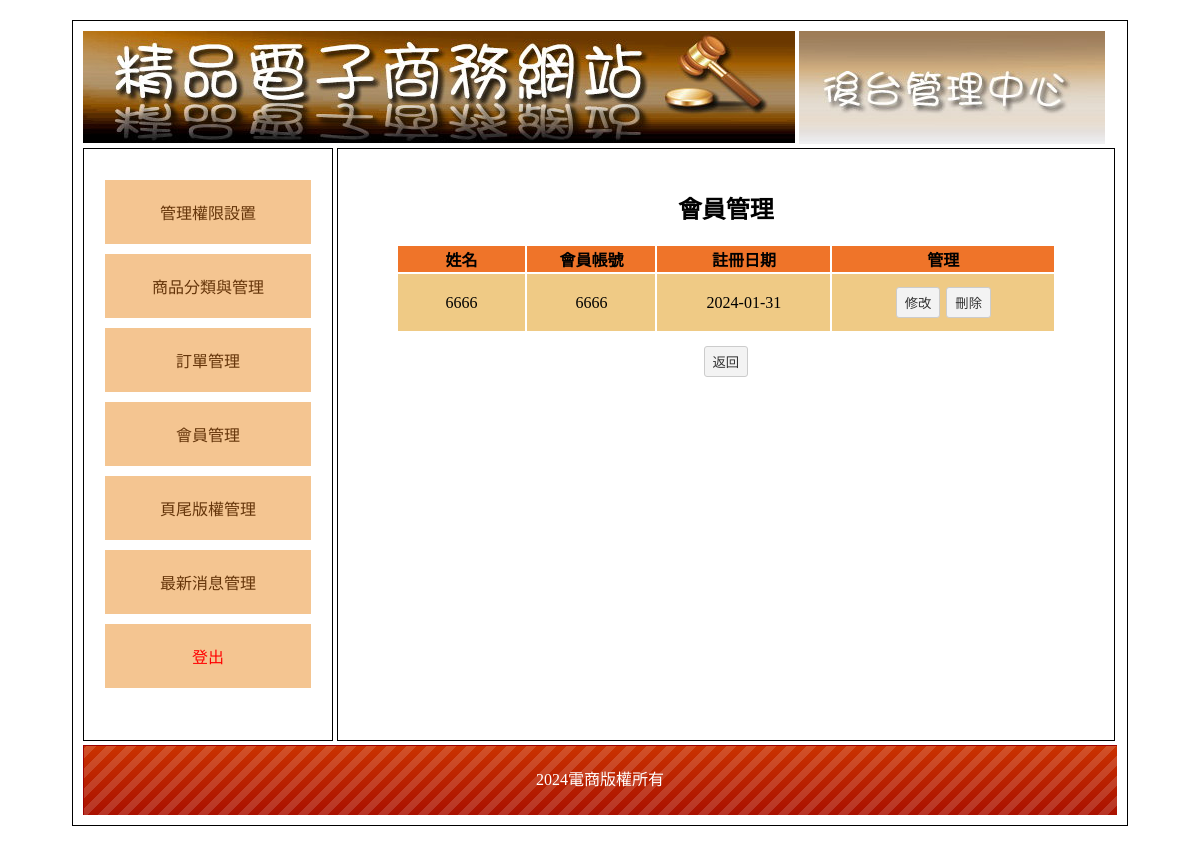
The page /back.php?do=mem on the database its author committed.
### tables this page shows
CREATE TABLE `mem` (
  `id` int(10) UNSIGNED NOT NULL,
  `name` text NOT NULL,
  `acc` text NOT NULL,
  `pw` text NOT NULL,
  `tel` text NOT NULL,
  `addr` text NOT NULL,
  `email` text NOT NULL,
  `regdate` date NOT NULL
);

CREATE TABLE `bottom` (
  `id` int(10) UNSIGNED NOT NULL,
  `bottom` text NOT NULL
);

### api/db.php (called while the page is built, shortened)
<?php
class DB{
    protected $dsn = "mysql:host=localhost;charset=utf8;dbname=bquiz04";
    protected $pdo;
    protected $table;
    public function __construct($table)
    {
        $this->table=$table;
        $this->pdo=new PDO($this->dsn,'root','');
    }
    function all( $where = '', $other = '')
    {
        $sql = "select * from `$this->table` ";
        $sql =$this->sql_all($sql,$where,$other);
        return  $this->pdo->query($sql)->fetchAll(PDO::FETCH_ASSOC);
    }
    function find($id)
    {
        $sql = "select * from `$this->table` ";
        if (is_array($id)) {
            $tmp = $this->a2s($id);
            $sql .= " where " . join(" && ", $tmp);
        } else if (is_numeric($id)) {
            $sql .= " where `id`='$id'";
        }
        $row = $this->pdo->query($sql)->fetch(PDO::FETCH_ASSOC);
        return $row;
    }
    private function sql_all($sql,$array,$other){
        if (isset($this->table) && !empty($this->table)) {
            if (is_array($array)) {
                if (!empty($array)) {
                    $tmp = $this->a2s($array);
                    $sql .= " where " . join(" && ", $tmp);
                }
            } else {
                $sql .= " $array";
            }
            $sql .= $other;
            return $sql;
        }
    }
}
$Bottom=new DB('bottom');
$Mem=new DB('mem');
?>

### back/mem.php (the view)
<h2 class="ct">會員管理</h2>
<table class="all">
    <tr>
        <th class="tt ct">姓名</th>
        <th class="tt ct">會員帳號</th>
        <th class="tt ct">註冊日期</th>
        <th class="tt ct">管理</th>
    </tr>
    <?php
    $rows=$Mem->all();
    foreach($rows as $row){
    ?>
    <tr>
        <td class="pp ct"><?=$row['name'];?></td>
        <td class="pp ct"><?=$row['acc'];?></td>
        <td class="pp ct"><?=$row['regdate'];?></td>
        <td class="pp ct">
        <?php
            echo "<button onclick='location.href=&#39;?do=edit_mem&id={$row['id']}&#39;'>修改</button>";
            echo "<button onclick='del(&#39;mem&#39;,{$row['id']})'>刪除</button>";
        ?>
        </td>
    </tr>
    <?php
    }
    ?>
</table>
<div class="ct">
    <button onclick="location.href='index.php'">返回</button>
</div>

### back.php (shortened to what this page needs)
<?php include_once './api/db.php'; ?>
<!DOCTYPE html PUBLIC "-//W3C//DTD XHTML 1.0 Transitional//EN" "http://www.w3.org/TR/xhtml1/DTD/xhtml1-transitional.dtd">
<html xmlns="http://www.w3.org/1999/xhtml">
<head>
	<link href="./css/css.css" rel="stylesheet" type="text/css">
</head>
<body>
	<div id="main">
		<div id="top">
			<a href="index.php">
				<img src="./icon/0416.jpg">
			</a>
			<img src="./icon/0417.jpg">
		</div>
		<div id="left" class="ct">
			<div style="min-height:400px;">
				<a href="?do=admin">管理權限設置</a>
				<a href="?do=th">商品分類與管理</a>
				<a href="?do=order">訂單管理</a>
				<a href="?do=mem">會員管理</a>
				<a href="?do=bot">頁尾版權管理</a>
				<a href="?do=news">最新消息管理</a>
				<a href="./api/logout.php" style="color:#f00;">登出</a>
			</div>
		</div>
		<div id="right">
			<?php
                $do=$_GET['do']??'admin';
                $file="./back/{$do}.php";
                if(file_exists($file)){
                    include $file;
                }else{
                    include "./back/admin.php";
                }
            ?>
		</div>
		<div id="bottom" style="line-height:70px; color:#FFF; background:url(icon/bot.png);" class="ct">
		<?=$Bottom->find(1)['bottom'];?></div>
	</div>
</body>
</html>

### css/css.css (style rules this page uses)
body { font-family:"微軟正黑體"; }
#main { width:1034px; padding:10px; margin:20px auto 20px auto; border:#000 solid 1px; min-height:768px; }
#top a { color:#CE631C; text-decoration:none; }
#left { display:inline-block; width:20%; padding:2%; min-height:550px; vertical-align:top; border:#000 1px solid; }
#left a { display:block; padding:20px 5px 20px 5px; text-decoration:none; background:#F4C591; margin:10px auto 10px auto; color:#65350A; }
.ct { text-align:center; }
#right { display:inline-block; width:71%; padding:2%; height:550px; overflow: auto; border:#000 1px solid; }
#bottom { height:70px; background:url(../icon/bot.png); background-size:cover; }
.all { width:90%; margin:10px auto 10px auto; }
.all td { min-width:50px; padding:10px; }
.tt { background:#EF7429; }
.pp { background:#EFCA85; }
input[type=text],input[type=password],input[type=submit],button,.button,input[type=reset],input[type=button],select，textarea,input[type=number] { background:#F3F3F3; border:#CCC 1px solid; border-radius:3px; padding:5px 8px 5px 8px; text-decoration:none; margin:3px; color:#333; }

### rows shown on the page
mem: name "6666", acc "6666", regdate "2024-01-31"
bottom: bottom "2024電商版權所有"
